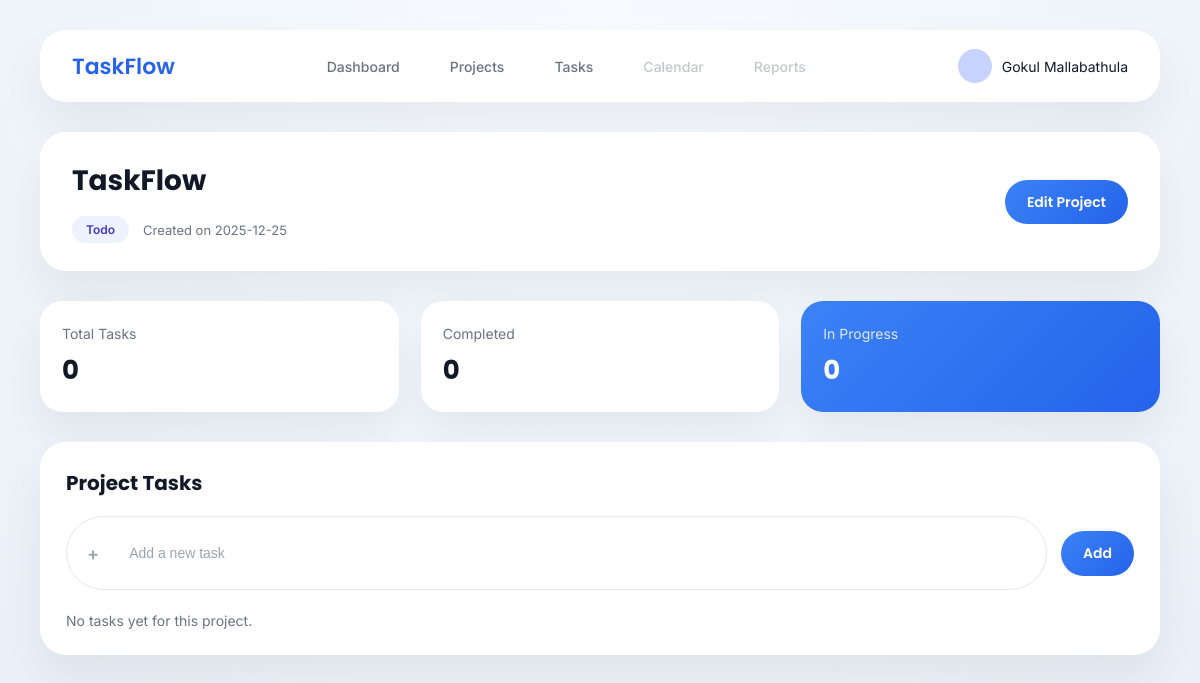
The app's page /projects/2 (signed in) with its own data.
### tables this page shows
CREATE TABLE projects (
        id INTEGER PRIMARY KEY AUTOINCREMENT,
        user_id INTEGER NOT NULL,
        title TEXT NOT NULL,
        description TEXT,
        created_at TIMESTAMP DEFAULT CURRENT_TIMESTAMP, status TEXT DEFAULT 'todo',
        FOREIGN KEY (user_id) REFERENCES users(id)
    );

### app.py (the view)
@app.route("/projects/<int:project_id>")
def project_dashboard(project_id):
    if "user_id" not in session:
        return redirect(url_for("login"))
    project = get_project(project_id, session["user_id"])
    if project is None:
        flash("Project not found", "error")
        return redirect(url_for("projects"))
    tasks = get_tasks_by_project(project_id)
    stats = {
        "total": len(tasks),
        "completed": sum(t["status"] == "done" for t in tasks),
        "in_progress": sum(t["status"] == "in_progress" for t in tasks)
    }
    return render_template(
        "project_dashboard.html",
        name=session["user_name"],
        project=project,
        tasks=tasks,
        stats=stats
    )

### app.py (called while the page is built)
def get_db():
    conn = sqlite3.connect("database.db")
    conn.row_factory = sqlite3.Row
    return conn

def get_project(project_id, user_id):
    conn = get_db()
    project = conn.execute(
        "SELECT * FROM projects WHERE id = ? AND user_id = ?",
        (project_id, user_id)
    ).fetchone()
    conn.close()
    return project

def get_tasks_by_project(project_id):
    conn = get_db()
    tasks = conn.execute(
        "SELECT * FROM tasks WHERE project_id = ? ORDER BY created_at DESC",
        (project_id,)
    ).fetchall()
    conn.close()
    return tasks

### templates/project_dashboard.html (shortened to what this page needs)
{% extends "base.html" %}
{% block page_css %}
<link rel="stylesheet" href="{{ url_for('static', filename='css/project_dashboard.css') }}">
{% endblock %}
{% block content %}
<section class="project-dashboard-page">
  <div class="project-header-card">
    <div class="project-header-left">
      <h1>{{ project.title }}</h1>
      <div class="project-meta">
        <span class="project-status {{ project.status }}">
          {{ project.status.replace('_',' ').title() }}
        </span>
        <span class="created">
          Created on {{ project.created_at.split(' ')[0] }}
        </span>
      </div>
    </div>
    <div class="project-header-right">
      <a href="{{ url_for('edit_project', project_id=project.id) }}"
         class="primary-btn">
        Edit Project
      </a>
    </div>
  </div>
  <div class="project-stats-grid">
    <div class="stat-card">
      <span>Total Tasks</span>
      <h2>{{ stats.total }}</h2>
    </div>
    <div class="stat-card">
      <span>Completed</span>
      <h2>{{ stats.completed }}</h2>
    </div>
    <div class="stat-card highlight">
      <span>In Progress</span>
      <h2>{{ stats.in_progress }}</h2>
    </div>
  </div>
  <div class="project-tasks-card">
    <div class="tasks-header">
      <h3>Project Tasks</h3>
    </div>
    <form class="add-task-inline"
          method="POST"
          action="{{ url_for('create_task', project_id=project.id) }}">
      <div class="add-task-input">
        <span class="add-icon">+</span>
        <input
          type="text"
          name="title"
          placeholder="Add a new task"
          required
        >
      </div>
      <button type="submit" class="add-task-btn">
        Add
      </button>
    </form>
    {% if tasks %}
      <div class="project-task-list">
        {% for task in tasks %}
          <div class="task-row">
            <span class="task-title">{{ task.title }}</span>
            <span class="task-status {{ task.status }}">
              {{ task.status.replace('_',' ').title() }}
            </span>
          </div>
        {% endfor %}
      </div>
    {% else %}
      <p class="empty-text">No tasks yet for this project.</p>
    {% endif %}
  </div>
</section>
{% endblock %}

### static/css/base.css (style rules this page uses)
* { margin: 0; padding: 0; box-sizing: border-box; }
body { font-family: 'Inter', sans-serif; background: radial-gradient(circle at top, #f7fbff, #e9f0f7); color: #111827; }

### static/css/project_dashboard.css (style rules this page uses)
.project-dashboard-page { display: flex; flex-direction: column; gap: 30px; }
.project-dashboard-page .project-header-card { background: #ffffff; padding: 28px 32px; border-radius: 26px; box-shadow: 0 25px 45px rgba(0,0,0,0.06); display: flex; justify-content: space-between; align-items: center; gap: 24px; }
.project-dashboard-page .project-header-left h1 { font-family: 'Poppins', sans-serif; font-size: 28px; margin-bottom: 8px; }
.project-dashboard-page .project-meta { display: flex; align-items: center; gap: 14px; font-size: 13px; color: #6b7280; }
.project-dashboard-page .project-status { padding: 6px 14px; border-radius: 999px; font-size: 12px; font-weight: 600; }
.project-dashboard-page .project-status.todo { background: #eef2ff; color: #4338ca; }
.project-dashboard-page .primary-btn { padding: 12px 22px; border-radius: 999px; background: linear-gradient(135deg, #3b82f6, #2563eb); color: white; font-family: 'Poppins', sans-serif; font-size: 14px; font-weight: 600; text-decoration: none; border: none; cursor: pointer; transition: transform 0.25s ease, box-shadow 0.25s ease; }
.project-dashboard-page .project-stats-grid { display: grid; grid-template-columns: repeat(3, 1fr); gap: 22px; }
.project-dashboard-page .stat-card { background: #ffffff; padding: 22px; border-radius: 22px; box-shadow: 0 20px 40px rgba(0,0,0,0.06); transition: transform 0.3s ease; }
.project-dashboard-page .stat-card span { font-size: 14px; color: #6b7280; }
.project-dashboard-page .stat-card h2 { margin-top: 8px; font-family: 'Poppins', sans-serif; font-size: 26px; }
.project-dashboard-page .stat-card.highlight { background: linear-gradient(135deg, #3b82f6, #2563eb); color: white; }
.project-dashboard-page .stat-card.highlight span { color: #e0e7ff; }
.project-dashboard-page .project-tasks-card { background: #ffffff; padding: 26px; border-radius: 26px; box-shadow: 0 25px 45px rgba(0,0,0,0.06); }
.project-dashboard-page .tasks-header { display: flex; justify-content: space-between; align-items: center; margin-bottom: 18px; }
.project-dashboard-page .tasks-header h3 { font-family: 'Poppins', sans-serif; font-size: 20px; }
.project-dashboard-page .empty-text { margin-top: 20px; font-size: 14px; color: #6b7280; }
.project-dashboard-page .add-task-inline { display: flex; align-items: center; gap: 12px; margin-bottom: 18px; }
.project-dashboard-page .add-task-inline input { flex: 1; padding: 14px 18px; border-radius: 999px; border: 1px solid #e5e7eb; font-size: 14px; transition: border-color 0.2s ease, box-shadow 0.2s ease; }
.project-dashboard-page .add-task-inline input::placeholder { color: #9ca3af; }
.project-dashboard-page .add-task-inline { display: flex; align-items: center; gap: 14px; margin-bottom: 22px; }
.project-dashboard-page .add-task-input { flex: 1; display: flex; align-items: center; gap: 12px; padding: 14px 20px; border-radius: 999px; border: 1.5px solid #e5e7eb; background: #ffffff; transition: border-color 0.2s ease, box-shadow 0.2s ease; }
.project-dashboard-page .add-icon { font-size: 18px; font-weight: 600; color: #9ca3af; }
.project-dashboard-page .add-task-input input { border: none; outline: none; flex: 1; font-size: 14px; background: transparent; }
.project-dashboard-page .add-task-input input::placeholder { color: #9ca3af; }
.project-dashboard-page .add-task-btn { padding: 12px 22px; border-radius: 999px; border: none; cursor: pointer; background: linear-gradient(135deg, #3b82f6, #2563eb); color: #ffffff; font-family: 'Poppins', sans-serif; font-size: 14px; font-weight: 600; transition: transform 0.2s ease, box-shadow 0.2s ease; }

### records on screen
projects: title "TaskFlow", status.replace "Todo", created_at "2025-12-25"

### other values on screen
{{ name if name else "User" }} "Gokul Mallabathula"
{{ stats.total }} "0"
{{ stats.completed }} "0"
{{ stats.in_progress }} "0"
